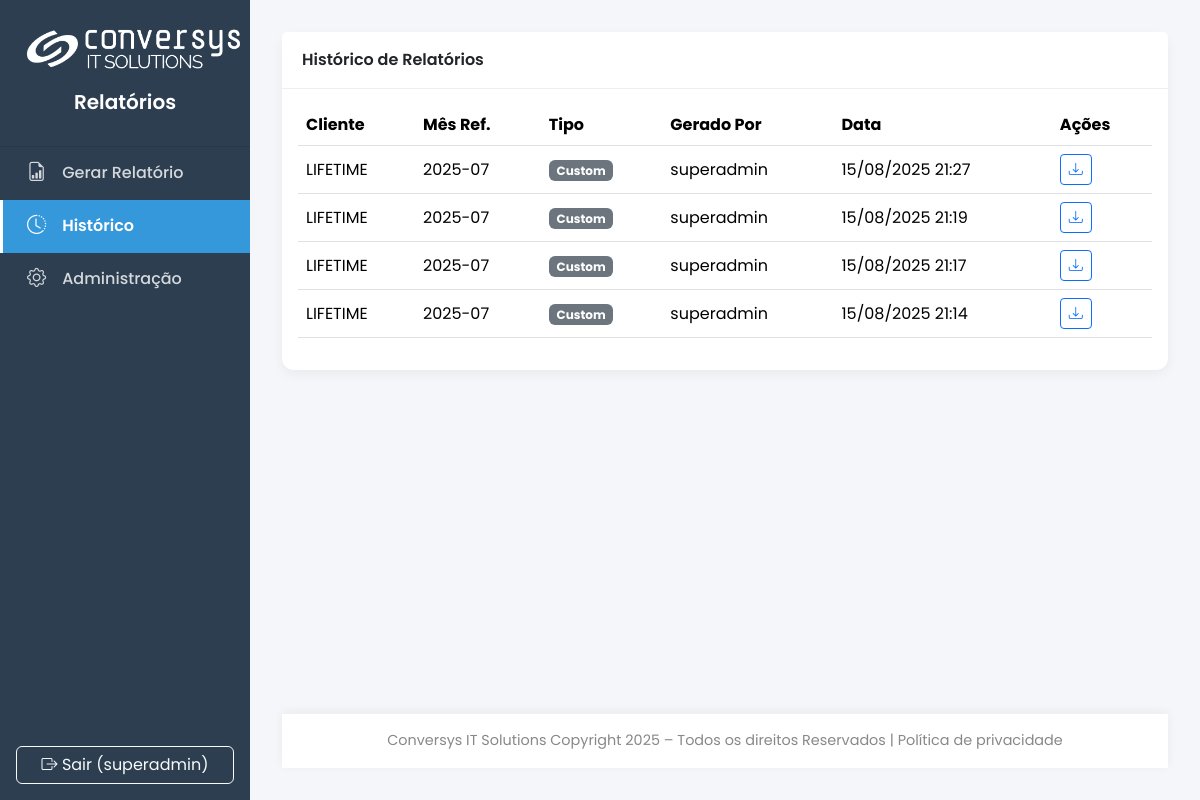
The app's page /history (signed in), older data.
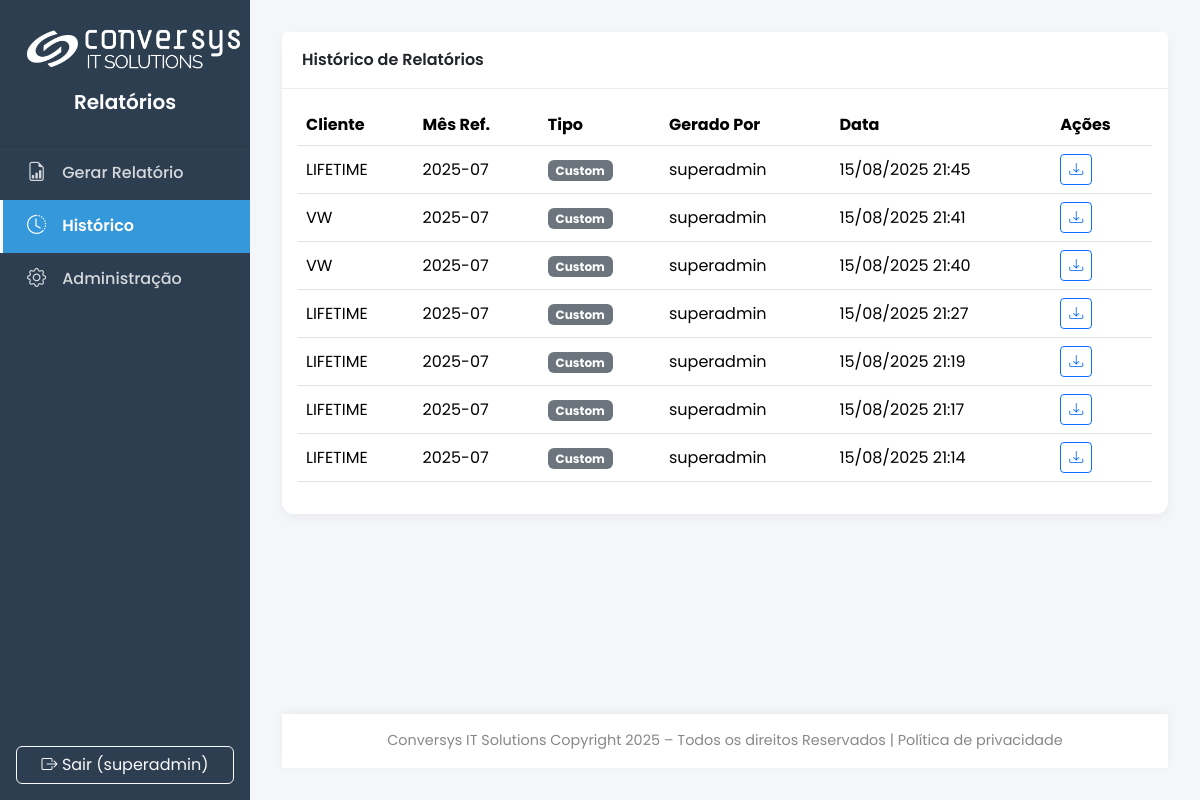
The same page, newer data.
### main.py (models this page shows, shortened)
class SystemConfig(db.Model):
    id = db.Column(db.Integer, primary_key=True)
    company_name = db.Column(db.String(100), default="Conversys IT Solutions")
    footer_text = db.Column(db.String(255), default=f"Conversys IT Solutions Copyright {dt.datetime.now().year} – Todos os direitos Reservados | Política de privacidade")
    primary_color = db.Column(db.String(7), default="#2c3e50")
    secondary_color = db.Column(db.String(7), default="#3498db")
    logo_dark_bg_path = db.Column(db.String(255), nullable=True)
    logo_light_bg_path = db.Column(db.String(255), nullable=True)
    logo_size = db.Column(db.Integer, default=50)
    login_media_path = db.Column(db.String(255), nullable=True)
    login_media_fill_mode = db.Column(db.String(10), default='cover')
    login_media_bg_color = db.Column(db.String(7), default='#2c3e50')
    report_cover_path = db.Column(db.String(255), nullable=True)
    report_final_page_path = db.Column(db.String(255), nullable=True)

class User(UserMixin, db.Model):
    id = db.Column(db.Integer, primary_key=True)
    username = db.Column(db.String(64), unique=True, nullable=False)
    password_hash = db.Column(db.String(256))
    role_id = db.Column(db.Integer, db.ForeignKey('role.id'), nullable=False)
    role = db.relationship('Role', backref='users')
    reports = db.relationship('Report', backref='author', lazy=True)
    clients = db.relationship('Client', secondary=user_client_association, lazy='subquery',
                              backref=db.backref('users', lazy=True))
    def has_role(self, role_name): return self.role.name == role_name

class Report(db.Model):
    id = db.Column(db.Integer, primary_key=True)
    filename = db.Column(db.String(255), unique=True, nullable=False)
    file_path = db.Column(db.String(255), nullable=False)
    created_at = db.Column(db.DateTime, default=dt.datetime.utcnow)
    reference_month = db.Column(db.String(7), nullable=False)
    user_id = db.Column(db.Integer, db.ForeignKey('user.id'), nullable=False)
    client_id = db.Column(db.Integer, db.ForeignKey('client.id'), nullable=False)
    report_type = db.Column(db.String(50), default='custom', nullable=False)

class Client(db.Model):
    id = db.Column(db.Integer, primary_key=True)
    name = db.Column(db.String(100), unique=True, nullable=False)
    sla_contract = db.Column(db.Float, nullable=False, default=99.9)
    logo_path = db.Column(db.String(255), nullable=True)
    reports = db.relationship('Report', backref='client', lazy=True, cascade="all, delete-orphan")
    zabbix_groups = db.relationship('ClientZabbixGroup', backref='client', lazy=True, cascade="all, delete-orphan")

### main.py (the view)
@app.route('/history')
@login_required
def history():
    if current_user.has_role('client'):
        client_ids = [c.id for c in current_user.clients]
        query = Report.query.filter(Report.client_id.in_(client_ids))
    else:
        query = Report.query
    reports = query.order_by(Report.created_at.desc()).all()
    return render_template('history.html', title="Histórico", reports=reports)

### main.py (called while the page is built)
@login_manager.user_loader
def load_user(user_id):
    return db.session.get(User, int(user_id))

@app.before_request
def before_request_func():
    g.sys_config = SystemConfig.query.first()

def get_text_color_for_bg(hex_color):
    try:
        hex_color = hex_color.lstrip('#')
        r, g, b = tuple(int(hex_color[i:i+2], 16) for i in (0, 2, 4))
        luminance = (0.299 * r + 0.587 * g + 0.114 * b) / 255
        return '#212529' if luminance > 0.6 else '#ffffff'
    except (ValueError, TypeError):
        return '#ffffff'

### templates/history.html (shortened to what this page needs)
{% extends 'base.html' %}
{% block content %}
<div class="card">
    <div class="card-header">Histórico de Relatórios</div>
    <div class="card-body">
        <div class="table-responsive">
            <table class="table table-hover align-middle">
            <thead><tr><th>Cliente</th><th>Mês Ref.</th><th>Tipo</th><th>Gerado Por</th><th>Data</th><th>Ações</th></tr></thead>
            <tbody>
            {% for report in reports %}
            <tr>
                <td>{{ report.client.name }}</td>
                <td>{{ report.reference_month }}</td>
                <td><span class="badge bg-secondary">{{ report.report_type.replace('_', ' ')|title }}</span></td>
                <td>{{ report.author.username }}</td>
                <td>{{ report.created_at.strftime('%d/%m/%Y %H:%M') }}</td>
                <td><a href="{{ url_for('download_report', report_id=report.id) }}" class="btn btn-sm btn-outline-primary" title="Baixar Novamente"><i class="bi bi-download"></i></a></td>
            </tr>
            {% else %}
            <tr><td colspan="6" class="text-center text-muted p-4">Nenhum relatório no histórico.</td></tr>
            {% endfor %}</tbody></table>
        </div>
    </div>
</div>
{% endblock %}

### templates/base.html (shortened to what this page needs)
<!DOCTYPE html>
<html lang="pt-BR"><head><link href="https://cdn.jsdelivr.net/npm/bootstrap@5.3.3/dist/css/bootstrap.min.css" rel="stylesheet"><link href="https://cdn.jsdelivr.net/npm/bootstrap-icons@1.11.3/font/bootstrap-icons.min.css" rel="stylesheet">
<style>
{% set sidebar_text_color = g.sys_config.primary_color | text_color_for_bg %}
:root { --primary-color: {{ g.sys_config.primary_color | default('#2c3e50') }}; --secondary-color: {{ g.sys_config.secondary_color | default('#3498db') }}; --bg-light: #f4f6f9; --sidebar-width: 250px; }
html, body { height: 100%; }
body { font-family: 'Poppins', sans-serif; background-color: var(--bg-light); display: flex; flex-direction: column; }
.wrapper { display: flex; flex-grow: 1; }
.sidebar { width: var(--sidebar-width); min-height: 100vh; background: var(--primary-color); transition: margin-left 0.3s; display: flex; flex-direction: column; flex-shrink: 0; }
#content { flex-grow: 1; padding: 2rem; display: flex; flex-direction: column; }
.main-content { flex-grow: 1; }
.sidebar-header { padding: 1.5rem; text-align: center; border-bottom: 1px solid rgba(0,0,0,0.1); }
.sidebar-header .logo { display: block; margin: 0 auto; }
.sidebar-header h5 { color: {{ sidebar_text_color }}; font-weight: 600; margin-top: 1rem; }
.sidebar .nav-link { color: {{ sidebar_text_color }}; opacity: 0.8; padding: 0.75rem 1.5rem; display: flex; align-items: center; font-weight: 500; border-left: 3px solid transparent; transition: all 0.2s ease; }
.sidebar .nav-link i { margin-right: 1rem; font-size: 1.2rem; }
.sidebar .nav-link:hover { color: {{ sidebar_text_color }}; opacity: 1; background-color: rgba(0,0,0,0.1); }
.sidebar .nav-link.active { color: #fff; opacity: 1; background-color: var(--secondary-color); border-left-color: #fff; font-weight: 600; }
.top-navbar { background-color: #fff; border-radius: 0.5rem; box-shadow: 0 2px 10px rgba(0,0,0,0.05); margin-bottom: 2rem; }
.top-navbar .nav-link { color: #555; font-weight: 500; }
.top-navbar .nav-link.active { color: var(--secondary-color); font-weight: 600; border-bottom: 2px solid var(--secondary-color); }
.card { border: none; border-radius: 0.75rem; box-shadow: 0 4px 12px rgba(0,0,0,0.05); }
.card-header { background-color: #fff; border-bottom: 1px solid #eee; font-weight: 600; padding: 1rem 1.25rem; }
.footer { text-align: center; padding: 1rem; color: #888; font-size: 0.9em; background-color: #fff; box-shadow: 0 -2px 10px rgba(0,0,0,0.05); margin-top: 2rem; }
.stat-card { color: white; border-radius: 0.75rem; padding: 1.5rem; }
.stat-card h3 { font-size: 2.5rem; font-weight: 700; }
.stat-card p { margin: 0; opacity: 0.9; }
</style></head>
<body><div class="wrapper">
<nav class="sidebar">
<div><div class="sidebar-header">
{% if g.sys_config.logo_dark_bg_path %}
    <img src="{{ url_for('uploaded_file', filename=g.sys_config.logo_dark_bg_path) }}" alt="Logo" class="logo" style="max-height: {{ g.sys_config.logo_size }}px;">
{% endif %}
<h5>{{ g.sys_config.company_name }}</h5></div>
<ul class="nav flex-column">
<li class="nav-item"><a class="nav-link {% if request.endpoint == 'gerar_form' %}active{% endif %}" href="{{ url_for('gerar_form') }}"><i class="bi bi-file-earmark-bar-graph"></i> Gerar Relatório</a></li>
<li class="nav-item"><a class="nav-link {% if request.endpoint == 'history' %}active{% endif %}" href="{{ url_for('history') }}"><i class="bi bi-clock-history"></i> Histórico</a></li>
{% if not current_user.has_role('client') %}
<li class="nav-item"><a class="nav-link {% if 'admin' in request.endpoint %}active{% endif %}" href="{{ url_for('admin_dashboard') }}"><i class="bi bi-gear"></i> Administração</a></li>
{% endif %}
</ul></div>
<div class="mt-auto p-3"><a href="{{ url_for('logout') }}" class="btn btn-outline-light w-100"><i class="bi bi-box-arrow-right"></i> Sair ({{ current_user.username }})</a></div>
</nav>
<main id="content">
<div class="main-content">
{% block content %}{% endblock %}
</div>
<footer class="footer">{{ g.sys_config.footer_text|safe }}</footer>
</main></div>
</body></html>

Row changes from the older to the newer data that the page shows:
added Report: client.name "LIFETIME", reference_month "2025-07", report_type.replace "Custom", author.username "superadmin", created_at "15/08/2025 21:45"
added Report: client.name "VW", reference_month "2025-07", report_type.replace "Custom", author.username "superadmin", created_at "15/08/2025 21:41"
added Report: client.name "VW", reference_month "2025-07", report_type.replace "Custom", author.username "superadmin", created_at "15/08/2025 21:40"
